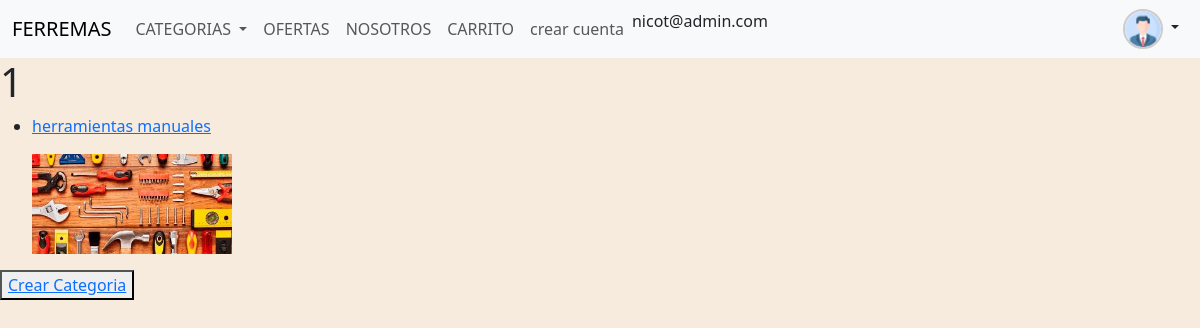
The page /Home/Categorias/ (signed in) on the database its author committed.
### task/models.py (models this page shows, shortened)
class Categoria(models.Model):
    nombrecat = models.CharField(max_length=100, unique=True)
    descripcion = models.TextField(blank=True)
    imagen = models.ImageField(upload_to='Categoriasimg/')
    user = models.ForeignKey('auth.User', on_delete=models.CASCADE, null=True)

### task/views.py (the view)
# urls.py: path('Home/Categorias/',views.lista_categoria, name='categorias'),
def lista_categoria(request):
    categorias=Categoria.objects.all()
    return render(request, 'categorias.html', {'categorias': categorias})

### task/context_processor.py (called while the page is built)
def total_carrito(request):
    total = 0
    if request.user.is_authenticated:
       if "carrito" in request.session.keys():
           for key, value in request.session['carrito'].items():
               total += float(value['acumulado'])
    return {"total_factura": total}

### task/Templates/categorias.html
{% extends 'navbar.html' %}
{% block body %}
    <h1>1</h1>
    <ul>
        {% for Categoria in categorias %}
        <li>
            <a href="{% url 'detalle_categorias' Categoria.nombrecat %}">
                 <p>{{ Categoria.nombrecat }}</p>
                {% if Categoria.imagen %}
                    <img src="{{ Categoria.imagen.url }}" alt="Imagen de la categoría" width="200">
                {% else %}
                    <p>No hay imagen disponible</p>
                {% endif %}
            </a>
        </li>
        {% endfor %}
    </ul>
    {% if user.is_superuser %}
    <button style="margin-bottom: 20px;"><a href="{% url 'Agregarcat' %}">Crear Categoria</a></button>
    {% endif %}
{% endblock %}

### task/Templates/navbar.html (shortened to what this page needs)
{% load static %}
<!DOCTYPE html>
<html lang="en">
  <head>
    <link
      href="https://cdn.jsdelivr.net/npm/bootstrap@5.3.6/dist/css/bootstrap.min.css"
      rel="stylesheet"
    />
    <link
      href="https://getbootstrap.com/docs/5.3/assets/css/docs.css"
      rel="stylesheet"
    />
    <link rel="stylesheet" href="{% static 'style.css' %}">
  </head>
  <body>
    <nav class="navbar navbar-expand-lg bg-body-tertiary">
      <div class="container-fluid">
        <a class="navbar-brand" href="/Home/">FERREMAS</a>
        <div class="collapse navbar-collapse" id="navbarSupportedContent">
          <ul class="navbar-nav me-auto mb-2 mb-lg-0">
            <li class="nav-item dropdown">
              <a class="nav-link dropdown-toggle" href="#" role="button" data-bs-toggle="dropdown" aria-expanded="false">
                CATEGORIAS
              </a>
              <li class="nav-item">
                <a class="nav-link" href="#">OFERTAS</a>
              </li>
              <li class="nav-item">
                <a class="nav-link" href="{% url 'nosotros' %}">NOSOTROS</a>
              </li>
              <li class="nav-item">
                <a class="nav-link" href="{% url 'carrito' %}">CARRITO</a>
              </li>
              {% if user.is_superuser %}
              <li class="nav-item">
                <a class="nav-link" href="{% url 'crearcuenta' %}">crear cuenta</a>
              </li>
              {% endif %}
              {{ user.email }}
          </ul>
        </div>
        <div class="d-flex ms-auto">
          {% if user.is_authenticated %}
          <div class="dropdown">
            <a class="btn p-0 user-button me-2 dropdown-toggle" href="#" role="button" data-bs-toggle="dropdown" aria-expanded="false">
              <img src="{% static 'fotos/perfil.png' %}" alt="Perfil" class="rounded-circle user-icon">
            </a>
          </div>
          {% endif %}
        </div>
      </div>
    </nav>
{% block body %}
{% endblock  %}

### task/static/style.css (style rules this page uses)
body { background-color: #f7ebdd; background-size: cover; background-repeat: no-repeat; }
.user-icon { width: 40px; height: 40px; object-fit: cover; border-radius: 50%; border: 2px solid #ccc; transition: 0.3s ease; }

### rows shown on the page
Categoria: nombrecat "herramientas manuales", imagen (picture)

### other values the page prints
{{ user.email }} "nicot@admin.com"
